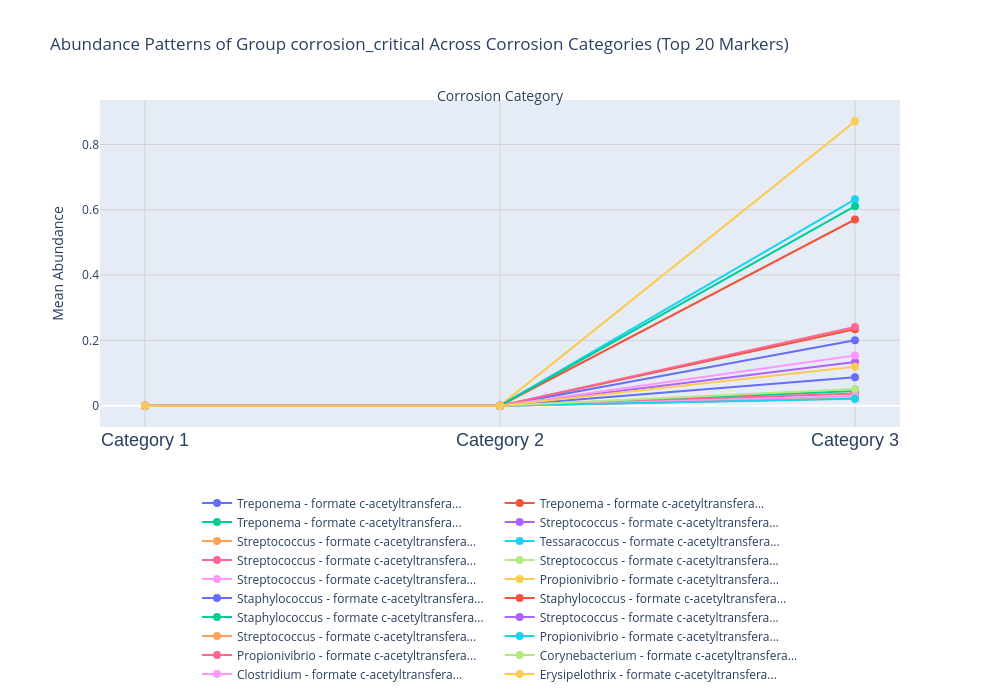

Notebook cell for this chart:
### Code cell
abun= plot_abundance_across_categories(corrosion_critical, "corrosion_critical",  top_n=20, sort_by='combined_score')
output_path= data_visual /"18_increase.png"
plt.savefig(output_path, dpi=300, bbox_inches='tight')
abun.show()

### Figure 1 — Plotly figure (JSON) as saved in the notebook; plotly's stock layout.template omitted (floating-point values rounded to 4 significant figures)
{"data": [{"hoverinfo": "text", "hovertext": ["Category: Category 1<br>Abundance: 0.0000<br>Genus: Treponema<br>Score: 1.48<br>Pattern: increasing", "Category: Category 2<br>Abundance: 0.0000<br>Genus: Treponema<br>FC vs Cat1: 1.00<br>Score: 1.48<br>Pattern: increasing", "Category: Category 3<br>Abundance: 0.0873<br>Genus: Treponema<br>FC vs Cat1: 8727.24<br>FC vs Cat2: 8727.24<br>Score: 1.48<br>Pattern: increasing"], "line": {"width": 2}, "marker": {"size": 8}, "mode": "lines+markers", "name": "Treponema - formate c-acetyltransfera...", "type": "scatter", "x": [1, 2, 3], "y": [0, 0, 0.08726]}, {"hoverinfo": "text", "hovertext": ["Category: Category 1<br>Abundance: 0.0000<br>Genus: Treponema<br>Score: 1.48<br>Pattern: increasing", "Category: Category 2<br>Abundance: 0.0000<br>Genus: Treponema<br>FC vs Cat1: 1.00<br>Score: 1.48<br>Pattern: increasing", "Category: Category 3<br>Abundance: 0.2338<br>Genus: Treponema<br>FC vs Cat1: 23385.26<br>FC vs Cat2: 23385.26<br>Score: 1.48<br>Pattern: increasing"], "line": {"width": 2}, "marker": {"size": 8}, "mode": "lines+markers", "name": "Treponema - formate c-acetyltransfera...", "type": "scatter", "x": [1, 2, 3], "y": [0, 0, 0.2338]}, {"hoverinfo": "text", "hovertext": ["Category: Category 1<br>Abundance: 0.0000<br>Genus: Treponema<br>Score: 1.48<br>Pattern: increasing", "Category: Category 2<br>Abundance: 0.0000<br>Genus: Treponema<br>FC vs Cat1: 1.00<br>Score: 1.48<br>Pattern: increasing", "Category: Category 3<br>Abundance: 0.0452<br>Genus: Treponema<br>FC vs Cat1: 4517.80<br>FC vs Cat2: 4517.80<br>Score: 1.48<br>Pattern: increasing"], "line": {"width": 2}, "marker": {"size": 8}, "mode": "lines+markers", "name": "Treponema - formate c-acetyltransfera...", "type": "scatter", "x": [1, 2, 3], "y": [0, 0, 0.04517]}, {"hoverinfo": "text", "hovertext": ["Category: Category 1<br>Abundance: 0.0000<br>Genus: Streptococcus<br>Score: 1.48<br>Pattern: increasing", "Category: Category 2<br>Abundance: 0.0000<br>Genus: Streptococcus<br>FC vs Cat1: 1.00<br>Score: 1.48<br>Pattern: increasing", "Category: Category 3<br>Abundance: 0.0236<br>Genus: Streptococcus<br>FC vs Cat1: 2365.70<br>FC vs Cat2: 2365.70<br>Score: 1.48<br>Pattern: increasing"], "line": {"width": 2}, "marker": {"size": 8}, "mode": "lines+markers", "name": "Streptococcus - formate c-acetyltransfera...", "type": "scatter", "x": [1, 2, 3], "y": [0, 0, 0.02365]}, {"hoverinfo": "text", "hovertext": ["Category: Category 1<br>Abundance: 0.0000<br>Genus: Streptococcus<br>Score: 1.48<br>Pattern: increasing", "Category: Category 2<br>Abundance: 0.0000<br>Genus: Streptococcus<br>FC vs Cat1: 1.00<br>Score: 1.48<br>Pattern: increasing", "Category: Category 3<br>Abundance: 0.0229<br>Genus: Streptococcus<br>FC vs Cat1: 2287.58<br>FC vs Cat2: 2287.58<br>Score: 1.48<br>Pattern: increasing"], "line": {"width": 2}, "marker": {"size": 8}, "mode": "lines+markers", "name": "Streptococcus - formate c-acetyltransfera...", "type": "scatter", "x": [1, 2, 3], "y": [0, 0, 0.02287]}, {"hoverinfo": "text", "hovertext": ["Category: Category 1<br>Abundance: 0.0000<br>Genus: Tessaracoccus<br>Score: 1.48<br>Pattern: increasing", "Category: Category 2<br>Abundance: 0.0000<br>Genus: Tessaracoccus<br>FC vs Cat1: 1.00<br>Score: 1.48<br>Pattern: increasing", "Category: Category 3<br>Abundance: 0.6320<br>Genus: Tessaracoccus<br>FC vs Cat1: 63198.30<br>FC vs Cat2: 63198.30<br>Score: 1.48<br>Pattern: increasing"], "line": {"width": 2}, "marker": {"size": 8}, "mode": "lines+markers", "name": "Tessaracoccus - formate c-acetyltransfera...", "type": "scatter", "x": [1, 2, 3], "y": [0, 0, 0.632]}, {"hoverinfo": "text", "hovertext": ["Category: Category 1<br>Abundance: 0.0000<br>Genus: Streptococcus<br>Score: 1.48<br>Pattern: increasing", "Category: Category 2<br>Abundance: 0.0000<br>Genus: Streptococcus<br>FC vs Cat1: 1.00<br>Score: 1.48<br>Pattern: increasing", "Category: Category 3<br>Abundance: 0.0375<br>Genus: Streptococcus<br>FC vs Cat1: 3750.54<br>FC vs Cat2: 3750.54<br>Score: 1.48<br>Pattern: increasing"], "line": {"width": 2}, "marker": {"size": 8}, "mode": "lines+markers", "name": "Streptococcus - formate c-acetyltransfera...", "type": "scatter", "x": [1, 2, 3], "y": [0, 0, 0.0375]}, {"hoverinfo": "text", "hovertext": ["Category: Category 1<br>Abundance: 0.0000<br>Genus: Streptococcus<br>Score: 1.48<br>Pattern: increasing", "Category: Category 2<br>Abundance: 0.0000<br>Genus: Streptococcus<br>FC vs Cat1: 1.00<br>Score: 1.48<br>Pattern: increasing", "Category: Category 3<br>Abundance: 0.0239<br>Genus: Streptococcus<br>FC vs Cat1: 2388.64<br>FC vs Cat2: 2388.64<br>Score: 1.48<br>Pattern: increasing"], "line": {"width": 2}, "marker": {"size": 8}, "mode": "lines+markers", "name": "Streptococcus - formate c-acetyltransfera...", "type": "scatter", "x": [1, 2, 3], "y": [0, 0, 0.02388]}, {"hoverinfo": "text", "hovertext": ["Category: Category 1<br>Abundance: 0.0000<br>Genus: Streptococcus<br>Score: 1.48<br>Pattern: increasing", "Category: Category 2<br>Abundance: 0.0000<br>Genus: Streptococcus<br>FC vs Cat1: 1.00<br>Score: 1.48<br>Pattern: increasing", "Category: Category 3<br>Abundance: 0.0293<br>Genus: Streptococcus<br>FC vs Cat1: 2932.68<br>FC vs Cat2: 2932.68<br>Score: 1.48<br>Pattern: increasing"], "line": {"width": 2}, "marker": {"size": 8}, "mode": "lines+markers", "name": "Streptococcus - formate c-acetyltransfera...", "type": "scatter", "x": [1, 2, 3], "y": [0, 0, 0.02932]}, {"hoverinfo": "text", "hovertext": ["Category: Category 1<br>Abundance: 0.0000<br>Genus: Propionivibrio<br>Score: 1.48<br>Pattern: increasing", "Category: Category 2<br>Abundance: 0.0000<br>Genus: Propionivibrio<br>FC vs Cat1: 1.00<br>Score: 1.48<br>Pattern: increasing", "Category: Category 3<br>Abundance: 0.8708<br>Genus: Propionivibrio<br>FC vs Cat1: 87082.35<br>FC vs Cat2: 87082.35<br>Score: 1.48<br>Pattern: increasing"], "line": {"width": 2}, "marker": {"size": 8}, "mode": "lines+markers", "name": "Propionivibrio - formate c-acetyltransfera...", "type": "scatter", "x": [1, 2, 3], "y": [0, 0, 0.8708]}, {"hoverinfo": "text", "hovertext": ["Category: Category 1<br>Abundance: 0.0000<br>Genus: Staphylococcus<br>Score: 1.48<br>Pattern: increasing", "Category: Category 2<br>Abundance: 0.0000<br>Genus: Staphylococcus<br>FC vs Cat1: 1.00<br>Score: 1.48<br>Pattern: increasing", "Category: Category 3<br>Abundance: 0.2004<br>Genus: Staphylococcus<br>FC vs Cat1: 20041.30<br>FC vs Cat2: 20041.30<br>Score: 1.48<br>Pattern: increasing"], "line": {"width": 2}, "marker": {"size": 8}, "mode": "lines+markers", "name": "Staphylococcus - formate c-acetyltransfera...", "type": "scatter", "x": [1, 2, 3], "y": [0, 0, 0.2004]}, {"hoverinfo": "text", "hovertext": ["Category: Category 1<br>Abundance: 0.0000<br>Genus: Staphylococcus<br>Score: 1.48<br>Pattern: increasing", "Category: Category 2<br>Abundance: 0.0000<br>Genus: Staphylococcus<br>FC vs Cat1: 1.00<br>Score: 1.48<br>Pattern: increasing", "Category: Category 3<br>Abundance: 0.5702<br>Genus: Staphylococcus<br>FC vs Cat1: 57017.05<br>FC vs Cat2: 57017.05<br>Score: 1.48<br>Pattern: increasing"], "line": {"width": 2}, "marker": {"size": 8}, "mode": "lines+markers", "name": "Staphylococcus - formate c-acetyltransfera...", "type": "scatter", "x": [1, 2, 3], "y": [0, 0, 0.5702]}, {"hoverinfo": "text", "hovertext": ["Category: Category 1<br>Abundance: 0.0000<br>Genus: Staphylococcus<br>Score: 1.48<br>Pattern: increasing", "Category: Category 2<br>Abundance: 0.0000<br>Genus: Staphylococcus<br>FC vs Cat1: 1.00<br>Score: 1.48<br>Pattern: increasing", "Category: Category 3<br>Abundance: 0.6110<br>Genus: Staphylococcus<br>FC vs Cat1: 61096.51<br>FC vs Cat2: 61096.51<br>Score: 1.48<br>Pattern: increasing"], "line": {"width": 2}, "marker": {"size": 8}, "mode": "lines+markers", "name": "Staphylococcus - formate c-acetyltransfera...", "type": "scatter", "x": [1, 2, 3], "y": [0, 0, 0.611]}, {"hoverinfo": "text", "hovertext": ["Category: Category 1<br>Abundance: 0.0000<br>Genus: Streptococcus<br>Score: 1.48<br>Pattern: increasing", "Category: Category 2<br>Abundance: 0.0000<br>Genus: Streptococcus<br>FC vs Cat1: 1.00<br>Score: 1.48<br>Pattern: increasing", "Category: Category 3<br>Abundance: 0.1335<br>Genus: Streptococcus<br>FC vs Cat1: 13348.83<br>FC vs Cat2: 13348.83<br>Score: 1.48<br>Pattern: increasing"], "line": {"width": 2}, "marker": {"size": 8}, "mode": "lines+markers", "name": "Streptococcus - formate c-acetyltransfera...", "type": "scatter", "x": [1, 2, 3], "y": [0, 0, 0.1335]}, {"hoverinfo": "text", "hovertext": ["Category: Category 1<br>Abundance: 0.0000<br>Genus: Streptococcus<br>Score: 1.48<br>Pattern: increasing", "Category: Category 2<br>Abundance: 0.0000<br>Genus: Streptococcus<br>FC vs Cat1: 1.00<br>Score: 1.48<br>Pattern: increasing", "Category: Category 3<br>Abundance: 0.0218<br>Genus: Streptococcus<br>FC vs Cat1: 2176.61<br>FC vs Cat2: 2176.61<br>Score: 1.48<br>Pattern: increasing"], "line": {"width": 2}, "marker": {"size": 8}, "mode": "lines+markers", "name": "Streptococcus - formate c-acetyltransfera...", "type": "scatter", "x": [1, 2, 3], "y": [0, 0, 0.02176]}, {"hoverinfo": "text", "hovertext": ["Category: Category 1<br>Abundance: 0.0000<br>Genus: Propionivibrio<br>Score: 1.48<br>Pattern: increasing", "Category: Category 2<br>Abundance: 0.0000<br>Genus: Propionivibrio<br>FC vs Cat1: 1.00<br>Score: 1.48<br>Pattern: increasing", "Category: Category 3<br>Abundance: 0.0209<br>Genus: Propionivibrio<br>FC vs Cat1: 2090.53<br>FC vs Cat2: 2090.53<br>Score: 1.48<br>Pattern: increasing"], "line": {"width": 2}, "marker": {"size": 8}, "mode": "lines+markers", "name": "Propionivibrio - formate c-acetyltransfera...", "type": "scatter", "x": [1, 2, 3], "y": [0, 0, 0.0209]}, {"hoverinfo": "text", "hovertext": ["Category: Category 1<br>Abundance: 0.0000<br>Genus: Propionivibrio<br>Score: 1.48<br>Pattern: increasing", "Category: Category 2<br>Abundance: 0.0000<br>Genus: Propionivibrio<br>FC vs Cat1: 1.00<br>Score: 1.48<br>Pattern: increasing", "Category: Category 3<br>Abundance: 0.2410<br>Genus: Propionivibrio<br>FC vs Cat1: 24101.46<br>FC vs Cat2: 24101.46<br>Score: 1.48<br>Pattern: increasing"], "line": {"width": 2}, "marker": {"size": 8}, "mode": "lines+markers", "name": "Propionivibrio - formate c-acetyltransfera...", "type": "scatter", "x": [1, 2, 3], "y": [0, 0, 0.241]}, {"hoverinfo": "text", "hovertext": ["Category: Category 1<br>Abundance: 0.0000<br>Genus: Corynebacterium<br>Score: 1.48<br>Pattern: increasing", "Category: Category 2<br>Abundance: 0.0000<br>Genus: Corynebacterium<br>FC vs Cat1: 1.00<br>Score: 1.48<br>Pattern: increasing", "Category: Category 3<br>Abundance: 0.0511<br>Genus: Corynebacterium<br>FC vs Cat1: 5114.20<br>FC vs Cat2: 5114.20<br>Score: 1.48<br>Pattern: increasing"], "line": {"width": 2}, "marker": {"size": 8}, "mode": "lines+markers", "name": "Corynebacterium - formate c-acetyltransfera...", "type": "scatter", "x": [1, 2, 3], "y": [0, 0, 0.05113]}, {"hoverinfo": "text", "hovertext": ["Category: Category 1<br>Abundance: 0.0000<br>Genus: Clostridium<br>Score: 1.48<br>Pattern: increasing", "Category: Category 2<br>Abundance: 0.0000<br>Genus: Clostridium<br>FC vs Cat1: 1.00<br>Score: 1.48<br>Pattern: increasing", "Category: Category 3<br>Abundance: 0.1539<br>Genus: Clostridium<br>FC vs Cat1: 15386.56<br>FC vs Cat2: 15386.56<br>Score: 1.48<br>Pattern: increasing"], "line": {"width": 2}, "marker": {"size": 8}, "mode": "lines+markers", "name": "Clostridium - formate c-acetyltransfera...", "type": "scatter", "x": [1, 2, 3], "y": [0, 0, 0.1539]}, {"hoverinfo": "text", "hovertext": ["Category: Category 1<br>Abundance: 0.0000<br>Genus: Erysipelothrix<br>Score: 1.48<br>Pattern: increasing", "Category: Category 2<br>Abundance: 0.0000<br>Genus: Erysipelothrix<br>FC vs Cat1: 1.00<br>Score: 1.48<br>Pattern: increasing", "Category: Category 3<br>Abundance: 0.1194<br>Genus: Erysipelothrix<br>FC vs Cat1: 11939.20<br>FC vs Cat2: 11939.20<br>Score: 1.48<br>Pattern: increasing"], "line": {"width": 2}, "marker": {"size": 8}, "mode": "lines+markers", "name": "Erysipelothrix - formate c-acetyltransfera...", "type": "scatter", "x": [1, 2, 3], "y": [0, 0, 0.1194]}], "layout": {"annotations": [{"font": {"size": 14}, "showarrow": false, "text": "Corrosion Category", "x": 0.5, "xref": "paper", "y": 1.05, "yref": "paper"}], "height": 700, "hovermode": "closest", "legend": {"orientation": "h", "x": 0.5, "xanchor": "center", "y": -0.8, "yanchor": "bottom"}, "margin": {"b": 150, "l": 100, "r": 100, "t": 100}, "title": {"text": "Abundance Patterns of Group corrosion_critical Across Corrosion Categories (Top 20 Markers)"}, "width": 1000, "xaxis": {"domain": [0, 1], "gridcolor": "lightgray", "gridwidth": 1, "showgrid": true, "tickfont": {"family": "Arial", "size": 18}, "tickmode": "array", "ticktext": ["Category 1", "Category 2", "Category 3"], "tickvals": [1, 2, 3]}, "yaxis": {"gridcolor": "lightgray", "gridwidth": 1, "showgrid": true, "title": {"font": {"size": 14}, "text": "Mean Abundance"}}}}
